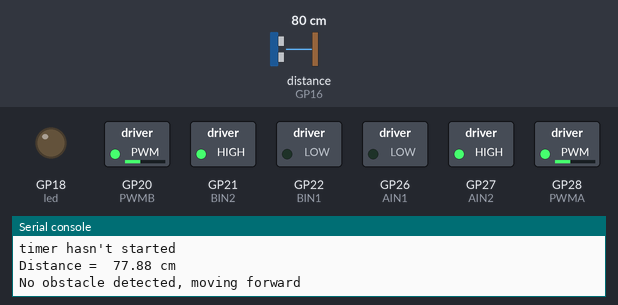
Simulated run of this program. Board: Raspberry Pi Pico running MicroPython. Parts: switched loads named in the program (green lamp = pin HIGH), output pins drawn as LEDs (lit = HIGH), the last lines printed to the serial console. Dashed ring = blinking. The inputs (shaded band) are chosen by the test bench; at power-on: distance to the obstacle (sensor on GP16) 80 cm. The echo pulse lasts 58.3 µs per cm; pins used as bus, display or sensor lines are not drawn.

Above: at 1.2 s.
1.3 s: distance to the obstacle (sensor on GP16) set to 25 cm
2.8 s: distance to the obstacle (sensor on GP16) set to 20 cm
At 3.8 s:
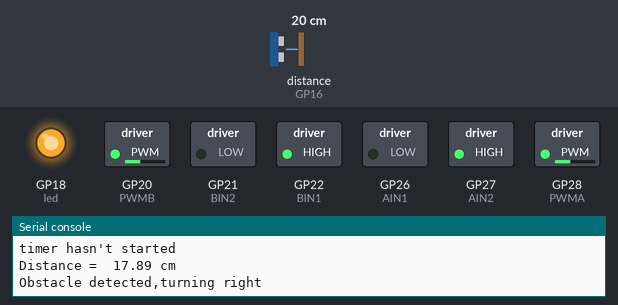
At 4.5 s:
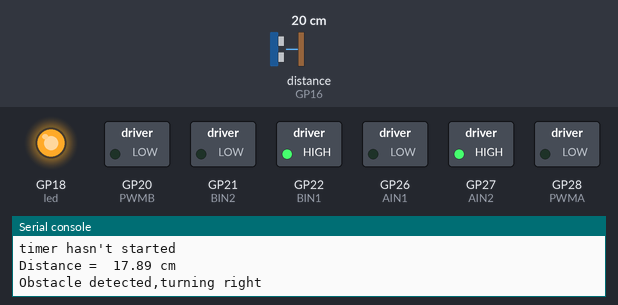
5.8 s: distance to the obstacle (sensor on GP16) set to 4 cm
7.7 s: distance to the obstacle (sensor on GP16) set to 2 cm
9.2 s: distance to the obstacle (sensor on GP16) set to 9 cm
At 10.1 s:
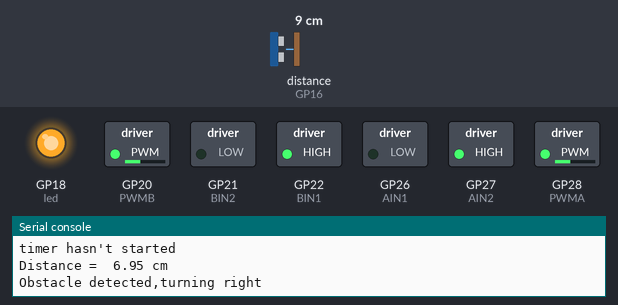
Timing chart, 0 to 13.2 s (numbered marks = the images above; inputs shaded):
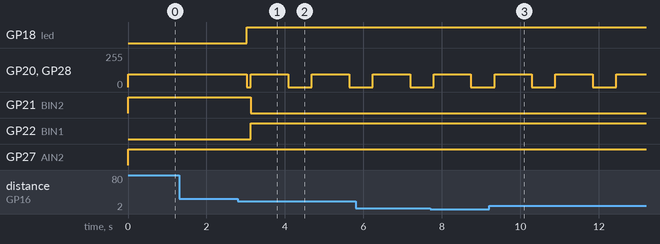

The program:

obstacle_avoidance_mk.py
```python
#motor A is the left motor
from machine import Pin, PWM
import time

ledPin = 18
triggerPin = 17
echoPin = 16
#led pin
led = Pin(ledPin, Pin.OUT)
#pin for sonar
trigger = Pin(triggerPin, Pin.OUT)
echo = Pin(echoPin, Pin.IN)
#motor A
AIN1 = Pin(26, Pin.OUT)
AIN2 = Pin(27, Pin.OUT)
PWMA = PWM(Pin(28))
PWMA.freq(100)
#motor B
BIN1 = Pin(22, Pin.OUT)
BIN2 = Pin(21, Pin.OUT)
PWMB = PWM(Pin(20))
PWMB.freq(100)
#setting motor speed
motorspeed = 25000

#funx that returns distance away from nearest obstacle
def dist():
    #making sure trigger is off
    trigger.value(0)
    time.sleep_us(2)
    #activate trigger
    trigger.value(1)
    time.sleep_us(10)
    #turn trigger back off
    trigger.value(0)
    #I realized that the sonar sometimes gets stucked so "timeout" is a temporary solution
    #timeout = 20000  # 20
    #start = time.ticks_us()
    while echo.value() == 0:
        print("timer hasn't started")
        pass
    startTime = time.ticks_us()
    while echo.value() == 1:
        pass
    endTime = time.ticks_us()
    timeElapsed = time.ticks_diff(endTime, startTime)
    distance = 0.0343 * timeElapsed / 2
    return distance

def forward():
    #motor A
    AIN1.value(0)
    AIN2.value(1) #2 is forward.ie: AIN2 & BIN2
    PWMA.duty_u16(motorspeed)
    #motor B
    BIN1.value(0)
    BIN2.value(1)
    PWMB.duty_u16(motorspeed)

def stop():
    PWMA.duty_u16(0)
    PWMB.duty_u16(0)

def pivot_right():
    #move motor A forward
    AIN1.value(0)
    AIN2.value(1)
    PWMA.duty_u16(motorspeed)
    #move motor B backward
    BIN1.value(1)
    BIN2.value(0)
    PWMB.duty_u16(motorspeed)

clearance = 20 #threshold distance in cm

try:
    while True:

        print("Starting....")
        distance_cm = dist()
        print("Distance = ", round(distance_cm, 2), "cm")
        if distance_cm <= clearance:
            led.value(1)
            print("Obstacle detected,turning right")
            stop()
            time.sleep(0.1)
            pivot_right()
            time.sleep(0.95)
            stop()
        else:
            led.value(0)
            print("No obstacle detected, moving forward")
            forward()

        time.sleep(0.5)  #just a brief pause

except KeyboardInterrupt:
    print("Stopping program...")

#making sure the PWM signals are set back to 0 at the end
#to avoid undetermined states
finally:
    print("Cleaning up...")
    stop()
    PWMA.duty_u16(0)
    PWMB.duty_u16(0)
    AIN1.value(0)
    AIN2.value(0)
    BIN1.value(0)
    BIN2.value(0)
    echo.value(0)
```

Measured:
- the behaviour switches between 23 and 22 cm on distance to the obstacle (sensor on GP16) (found by bisection; images 0 and 1)
- after the input at 2.8 s, GP18 (led): LOW → HIGH after 0.23 s; GP20 (PWMB), GP28 (PWMA): goes 0/255 0.10 s, 97/255 0.95 s, 0/255 0.60 s, 97/255 0.95 s, then 0/255, starting after 0.23 s; GP21 (BIN2): HIGH → LOW after 0.33 s; GP22 (BIN1): LOW → HIGH after 0.33 s
- after the input at 9.2 s, GP20 (PWMB), GP28 (PWMA): alternates 97/255 for 0.95 s and 0/255 for 0.60 s, starting after 0.14 s
